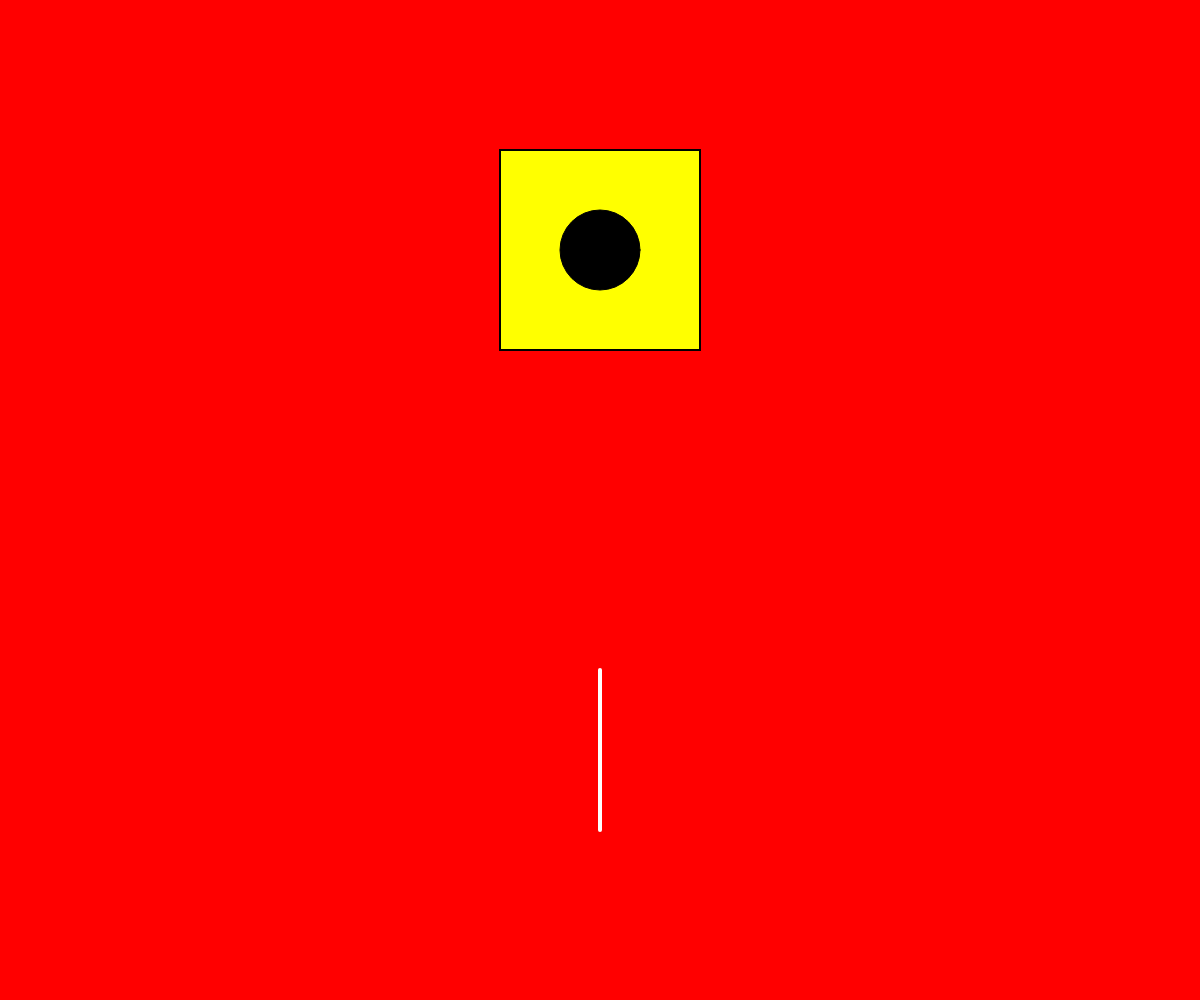
Frame 1 (no input)
Frame 60 (no input): identical to frame 1, image omitted
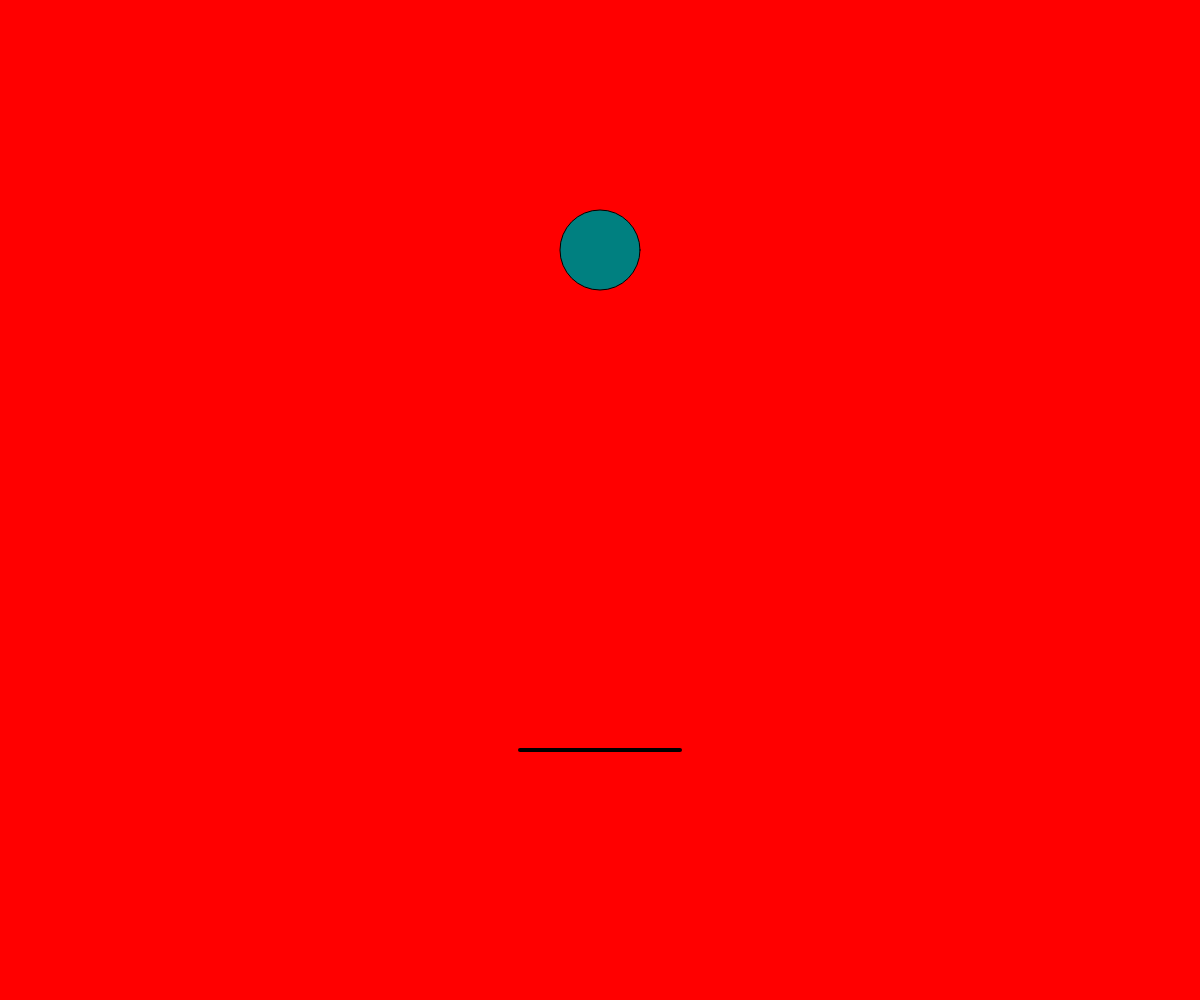
Frame 120 (the mouse pressed at the canvas centre since frame 60)

The p5.js sketch that drew these frames (run headless with seeded random() and noise() and a simulated clock; from frame 60 on, the mouse is pressed at the canvas centre):

// p5.js sketch
// ── sketch.js
// Variables to hold the current rule choices
let squareScale;
let circleY;
let lineAngle;

// Global variables for color palette
let squareColor;
let circleColor;
let lineColor;

function setup() {
  createCanvas(windowWidth, windowHeight); // [13]
  angleMode(DEGREES); // Measure angles in degrees (0-360) [5]
  rectMode(CENTER);   // Draw squares from their center [14, 15]
  pickNewRules();     // Pick initial random rules [12]
}

function draw() {
  background("red"); // Your red background [16]

  // --- 1. SQUARE (scale: 0.5x / 1x / 2x) ---
  push(); // Save coordinate state [6]
  translate(width / 2, height / 4); // Move origin to center [8]
  scale(squareScale);  // Apply scale rule [10]
  fill(squareColor);               // Set square fill color [5] 
  square(0, 0, 100);                // Draw at new origin [17]
  pop();  // Restore coordinate state [6]

  // --- 2. CIRCLE (translate: up / center / down) ---
  push(); // Save coordinate state [6]
  translate(width / 2, circleY); // Apply translation rule [8]
  fill(circleColor);                // Set circle fill color [5]
  circle(0, 0, 80);                                // Draw circle [18]
  pop();  // Restore coordinate state [6]

  // --- 3. LINE (rotate: 0° / 45° / 90°) ---
  push(); // Save coordinate state [6]
  translate(width / 2, (height * 3) / 4); // Move origin to center [8]
  rotate(lineAngle);                // Apply rotation rule [19]
  stroke(lineColor);                      // Set line color [6, 7]
  strokeWeight(4);                  // Set line thickness [20]
  line(-80, 0, 80, 0);            // Draw line through origin [21]
  pop();  // Restore coordinate state [6]
}

// Automatically runs whenever the user clicks [11]
function mousePressed() {
  pickNewRules();
}

// Picks a random choice from your rules array [12]
function pickNewRules() {
  squareScale   = random([0.5, 1, 2]);       // Scale choices [12]
 circleY = random([
  height / 4,        // UP：same height with Square 
  height / 2,        // CENTER
  (height * 3) / 4   // DOWN：same height with line 
]);
  lineAngle     = random([0, 45, 90]);       // Rotation angle choices [12]

   // 2. Pick new random colors from a list each click!
  squareColor = random(["blue", "yellow", "purple", "orange"]);
  circleColor = random(["white", "pink", "teal", "black"]);
  lineColor   = random(["white", "yellow", "black"]);
}
